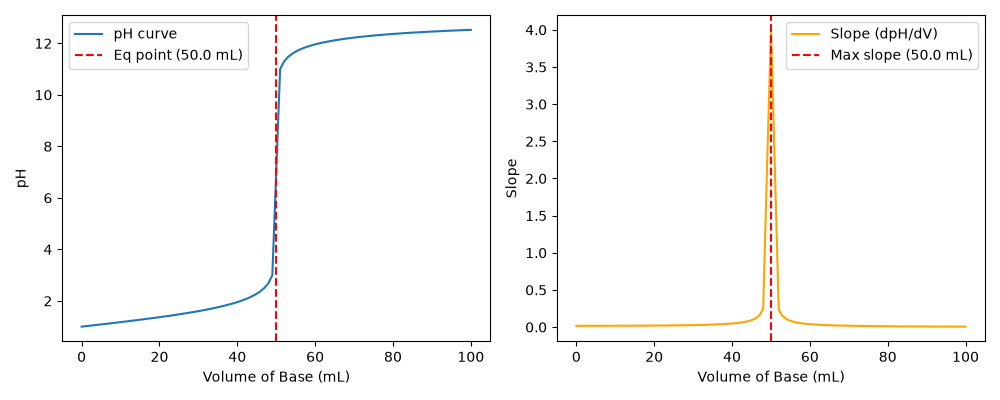

Python code for this plot:
"""
PW2 Lab B Part 5 (bonus) -- find a titration's equivalence point.

titration.csv holds a titration curve: pH versus the volume of base added.
The equivalence point is the volume where the pH changes fastest (the steep
jump). Numerically, that is where the SLOPE of the pH curve is largest.
Run:  python titration.py
"""
import numpy as np
import matplotlib.pyplot as plt

import numpy as np
import matplotlib.pyplot as plt



data = np.loadtxt("titration.csv", delimiter=",", skiprows=1)
v_base = data[:, 0]
ph = data[:, 1]



dp_dv = np.gradient(ph, v_base)



max_idx = np.argmax(dp_dv)
eq_vol = v_base[max_idx]


print("equivalence point volume:", eq_vol, "mL")



plt.figure(figsize=(10, 4))



plt.subplot(1, 2, 1)
plt.plot(v_base, ph, label="pH curve")
plt.axvline(x=eq_vol, color='r', linestyle='--', label=f"Eq point ({eq_vol} mL)")
plt.xlabel("Volume of Base (mL)")
plt.ylabel("pH")
plt.legend()


plt.subplot(1, 2, 2)
plt.plot(v_base, dp_dv, color='orange', label="Slope (dpH/dV)")
plt.axvline(x=eq_vol, color='r', linestyle='--', label=f"Max slope ({eq_vol} mL)")
plt.xlabel("Volume of Base (mL)")
plt.ylabel("Slope")
plt.legend()





plt.tight_layout()
plt.savefig("titration.png")
